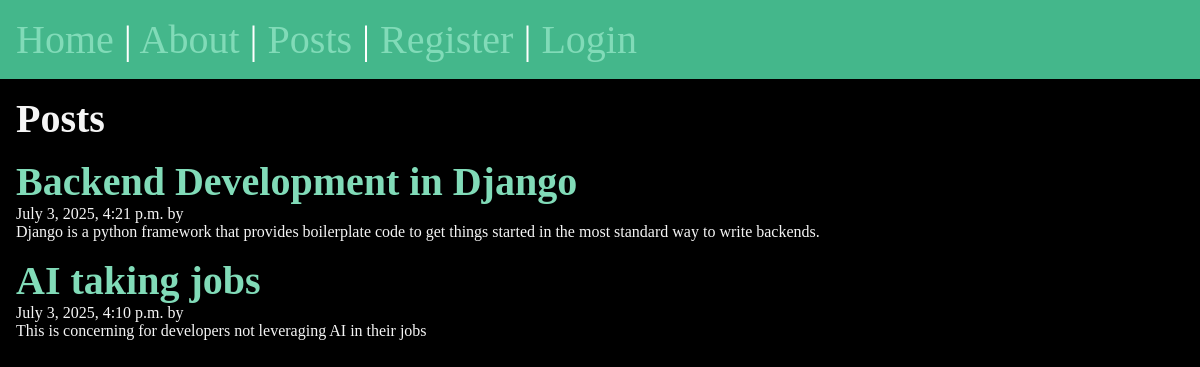
/posts/, run on an earlier commit of the app's database.
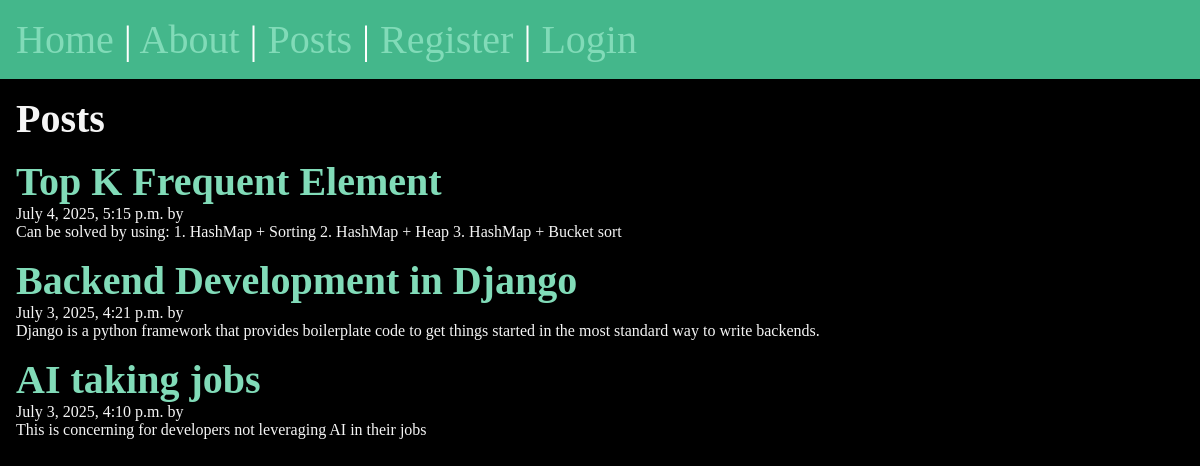
And on a later commit of the database.
### posts/models.py (models this page shows, shortened)
class Post(models.Model):
    title = models.CharField(max_length=70)
    body = models.TextField()
    slug = models.SlugField()
    date = models.DateTimeField(auto_now_add=True)
    banner = models.ImageField(default='fallback.png', blank=True)
    author = models.ForeignKey(User, on_delete=models.CASCADE, default=None)

### posts/views.py (the view)
# urls.py: path('', views.posts_list, name='list'),
def posts_list(request):
    posts = Post.objects.all().order_by('-date')
    return render(request, 'posts/posts_list.html', { 'posts' : posts })

### posts/templates/posts/posts_list.html (shortened to what this page needs)
{% extends "layout.html" %}
{% block content %}
    <section>
        <h1>Posts</h1>
        {% for post in posts %}
            <article class='post'>
                <h2>
                    <a href="{% url 'posts:page' slug=post.slug %}">
                        {{ post.title }}
                    </a>
                </h2>
                <p>{{ post.date }} by {{ post.author }}</p>
                <p>{{ post.body }}</p>
            </article>
        {% endfor %}
    </section>
{% endblock  %}

What changed in the data, as far as the page shows it:
added Post: title "Top K Frequent Element", date "July 4, 2025, 5:15 p.m.", body "Can be solved by using: 1. HashMap + Sorting 2. HashMap + Heap 3. HashMap + Bucket sort"
